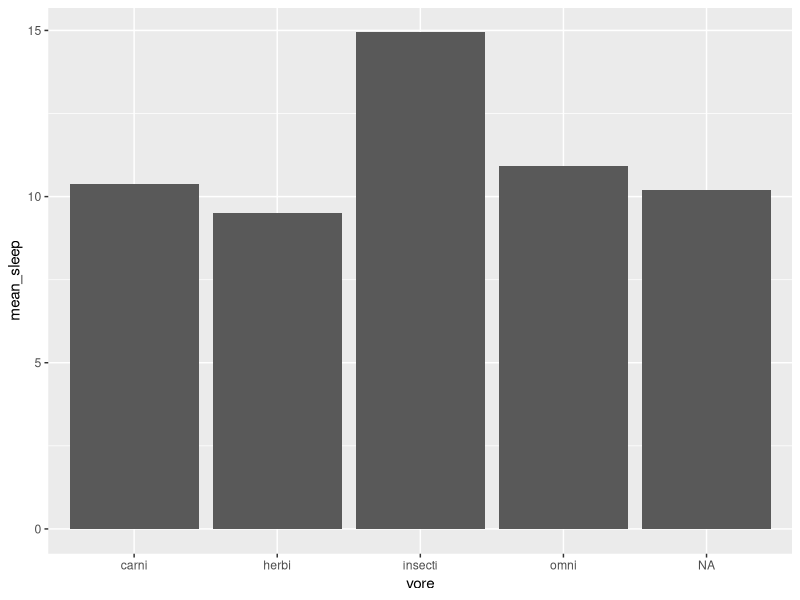

Reproduce this figure in R.
library(tidyverse)

msleep

msleep %>%
  group_by(vore) %>% 
  summarize(mean_sleep = mean(sleep_total, na.rm = TRUE)) %>% 
  ggplot(aes(x = vore,
             y = mean_sleep)) +
  geom_col()
